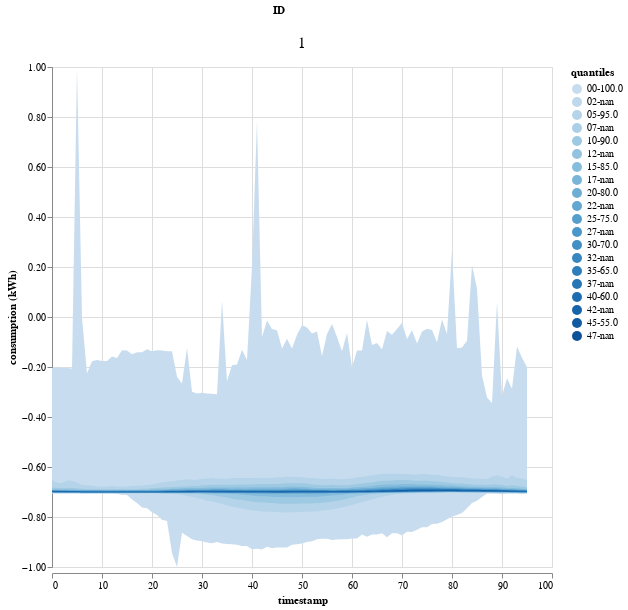

The notebook cell this image was saved under:
### Code cell
import pandas as pd
df = pd.DataFrame(train_feature.reshape(len(train_feature),-1))
df['ID'] = 1
import altair as alt
plot_df = df.groupby('ID').apply(data_df_to_quantiles).droplevel(1).reset_index()

area_chart = alt.Chart(plot_df).mark_area().encode(
    x = 'timestamp', 
    y= alt.Y('min:Q',title = 'consumption (kWh)',axis = alt.Axis(format = '.2f')),  
    y2='max:Q', 
    color= 'quantiles:O',    
    column = alt.Column('ID',  header=alt.Header(labelFontSize=15))
).properties(width=500,height=500).resolve_scale(y = 'shared').resolve_axis(y= 'independent').interactive(bind_x = False).configure_legend(labelLimit= 0)
area_chart

### Figure 1 — Vega-Lite specification as saved in the notebook (floating-point values rounded to 4 significant figures; data arrays with more than 128 entries replaced by an {"elided": "..."} marker saying what was removed)
{"config": {"view": {"continuousWidth": 400, "continuousHeight": 300}, "legend": {"labelLimit": 0}}, "data": {"name": "data-576f8e5eb44dfee628094f2d72310287"}, "mark": "area", "encoding": {"color": {"field": "quantiles", "type": "ordinal"}, "column": {"field": "ID", "header": {"labelFontSize": 15}, "type": "quantitative"}, "x": {"field": "timestamp", "type": "quantitative"}, "y": {"axis": {"format": ".2f"}, "field": "min", "title": "consumption (kWh)", "type": "quantitative"}, "y2": {"field": "max"}}, "height": 500, "resolve": {"axis": {"y": "independent"}, "scale": {"y": "shared"}}, "selection": {"selector002": {"type": "interval", "bind": "scales", "encodings": ["y"]}}, "width": 500, "$schema": "https://vega.github.io/schema/vega-lite/v4.17.0.json", "datasets": {"data-576f8e5eb44dfee628094f2d72310287": {"elided": "1940 records"}}}
